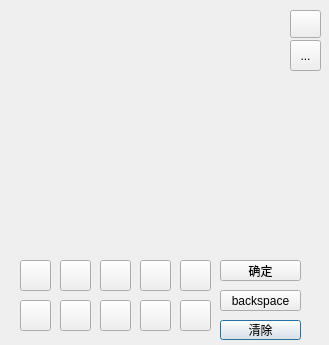
<?xml version="1.0" encoding="UTF-8"?>
<ui version="4.0">
 <class>Dialogw</class>
 <widget class="QDialog" name="Dialogw">
  <property name="geometry">
   <rect>
    <x>0</x>
    <y>0</y>
    <width>329</width>
    <height>345</height>
   </rect>
  </property>
  <property name="windowTitle">
   <string>Dialog</string>
  </property>
  <property name="styleSheet">
   <string notr="true">&lt;style name=&quot;dialog&quot; parent=&quot;@android:style/Theme.Dialog&quot;&gt;
        &lt;item name=&quot;android:windowFrame&quot;&gt;@null&lt;/item&gt;
        &lt;item name=&quot;android:windowIsFloating&quot;&gt;true&lt;/item&gt;
        &lt;item name=&quot;android:windowIsTranslucent&quot;&gt;true&lt;/item&gt;
        &lt;item name=&quot;android:windowNoTitle&quot;&gt;true&lt;/item&gt;
        &lt;item name=&quot;android:background&quot;&gt;@android:color/transparent&lt;/item&gt;
        &lt;item name=&quot;android:windowBackground&quot;&gt;@android:color/transparent&lt;/item&gt;
        &lt;item name=&quot;android:backgroundDimEnabled&quot;&gt;false&lt;/item&gt;
        &lt;item name=&quot;android:backgroundDimAmount&quot;&gt;0.6&lt;/item&gt;
    &lt;/style&gt;</string>
  </property>
  <widget class="QPushButton" name="clean">
   <property name="geometry">
    <rect>
     <x>220</x>
     <y>320</y>
     <width>81</width>
     <height>20</height>
    </rect>
   </property>
   <property name="text">
    <string>清除</string>
   </property>
  </widget>
  <widget class="drawing" name="dwidget" native="true">
   <property name="geometry">
    <rect>
     <x>20</x>
     <y>10</y>
     <width>261</width>
     <height>241</height>
    </rect>
   </property>
  </widget>
  <widget class="QToolButton" name="toolButton">
   <property name="geometry">
    <rect>
     <x>290</x>
     <y>40</y>
     <width>31</width>
     <height>31</height>
    </rect>
   </property>
   <property name="text">
    <string>...</string>
   </property>
  </widget>
  <widget class="QPushButton" name="zh_1">
   <property name="geometry">
    <rect>
     <x>20</x>
     <y>260</y>
     <width>31</width>
     <height>31</height>
    </rect>
   </property>
   <property name="text">
    <string/>
   </property>
  </widget>
  <widget class="QPushButton" name="zh_2">
   <property name="geometry">
    <rect>
     <x>20</x>
     <y>300</y>
     <width>31</width>
     <height>31</height>
    </rect>
   </property>
   <property name="text">
    <string/>
   </property>
  </widget>
  <widget class="QPushButton" name="zh_3">
   <property name="geometry">
    <rect>
     <x>60</x>
     <y>260</y>
     <width>31</width>
     <height>31</height>
    </rect>
   </property>
   <property name="text">
    <string/>
   </property>
  </widget>
  <widget class="QPushButton" name="zh_4">
   <property name="geometry">
    <rect>
     <x>60</x>
     <y>300</y>
     <width>31</width>
     <height>31</height>
    </rect>
   </property>
   <property name="text">
    <string/>
   </property>
  </widget>
  <widget class="QPushButton" name="zh_5">
   <property name="geometry">
    <rect>
     <x>100</x>
     <y>260</y>
     <width>31</width>
     <height>31</height>
    </rect>
   </property>
   <property name="text">
    <string/>
   </property>
  </widget>
  <widget class="QPushButton" name="zh_6">
   <property name="geometry">
    <rect>
     <x>100</x>
     <y>300</y>
     <width>31</width>
     <height>31</height>
    </rect>
   </property>
   <property name="text">
    <string/>
   </property>
  </widget>
  <widget class="QPushButton" name="zh_7">
   <property name="geometry">
    <rect>
     <x>140</x>
     <y>260</y>
     <width>31</width>
     <height>31</height>
    </rect>
   </property>
   <property name="text">
    <string/>
   </property>
  </widget>
  <widget class="QPushButton" name="zh_8">
   <property name="geometry">
    <rect>
     <x>140</x>
     <y>300</y>
     <width>31</width>
     <height>31</height>
    </rect>
   </property>
   <property name="text">
    <string/>
   </property>
  </widget>
  <widget class="QPushButton" name="zh_9">
   <property name="geometry">
    <rect>
     <x>180</x>
     <y>260</y>
     <width>31</width>
     <height>31</height>
    </rect>
   </property>
   <property name="text">
    <string/>
   </property>
  </widget>
  <widget class="QPushButton" name="zh_10">
   <property name="geometry">
    <rect>
     <x>180</x>
     <y>300</y>
     <width>31</width>
     <height>31</height>
    </rect>
   </property>
   <property name="text">
    <string/>
   </property>
  </widget>
  <widget class="QPushButton" name="del">
   <property name="geometry">
    <rect>
     <x>220</x>
     <y>290</y>
     <width>81</width>
     <height>21</height>
    </rect>
   </property>
   <property name="text">
    <string>backspace</string>
   </property>
  </widget>
  <widget class="QPushButton" name="close">
   <property name="geometry">
    <rect>
     <x>290</x>
     <y>10</y>
     <width>31</width>
     <height>28</height>
    </rect>
   </property>
   <property name="text">
    <string/>
   </property>
  </widget>
  <widget class="QPushButton" name="okButton">
   <property name="geometry">
    <rect>
     <x>220</x>
     <y>260</y>
     <width>81</width>
     <height>21</height>
    </rect>
   </property>
   <property name="text">
    <string>确定</string>
   </property>
  </widget>
 </widget>
 <customwidgets>
  <customwidget>
   <class>drawing</class>
   <extends>QWidget</extends>
   <header>drawing.h</header>
   <container>1</container>
  </customwidget>
 </customwidgets>
 <resources/>
 <connections/>
</ui>
